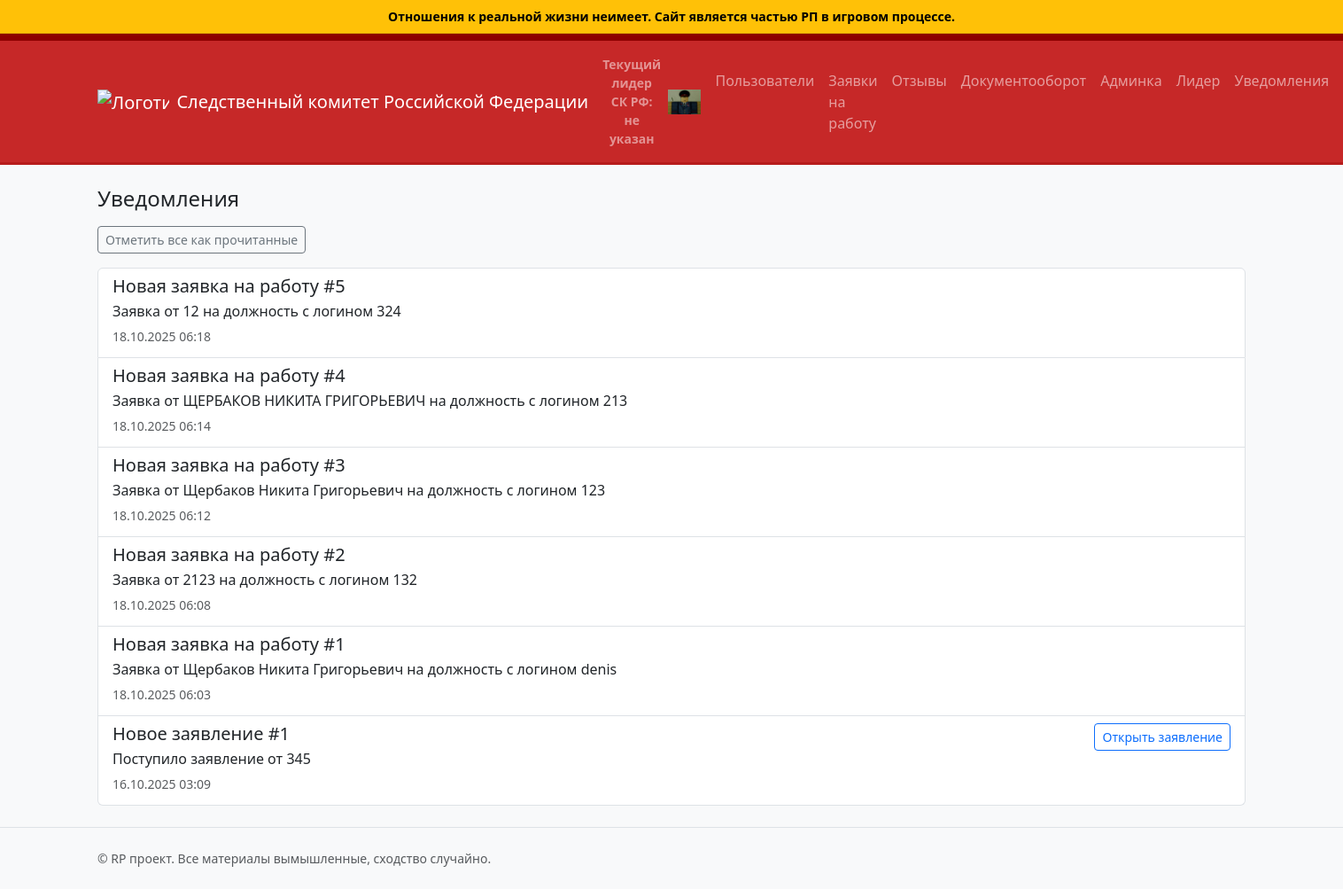
The page /admin/notifications (signed in) on the database as committed earlier.
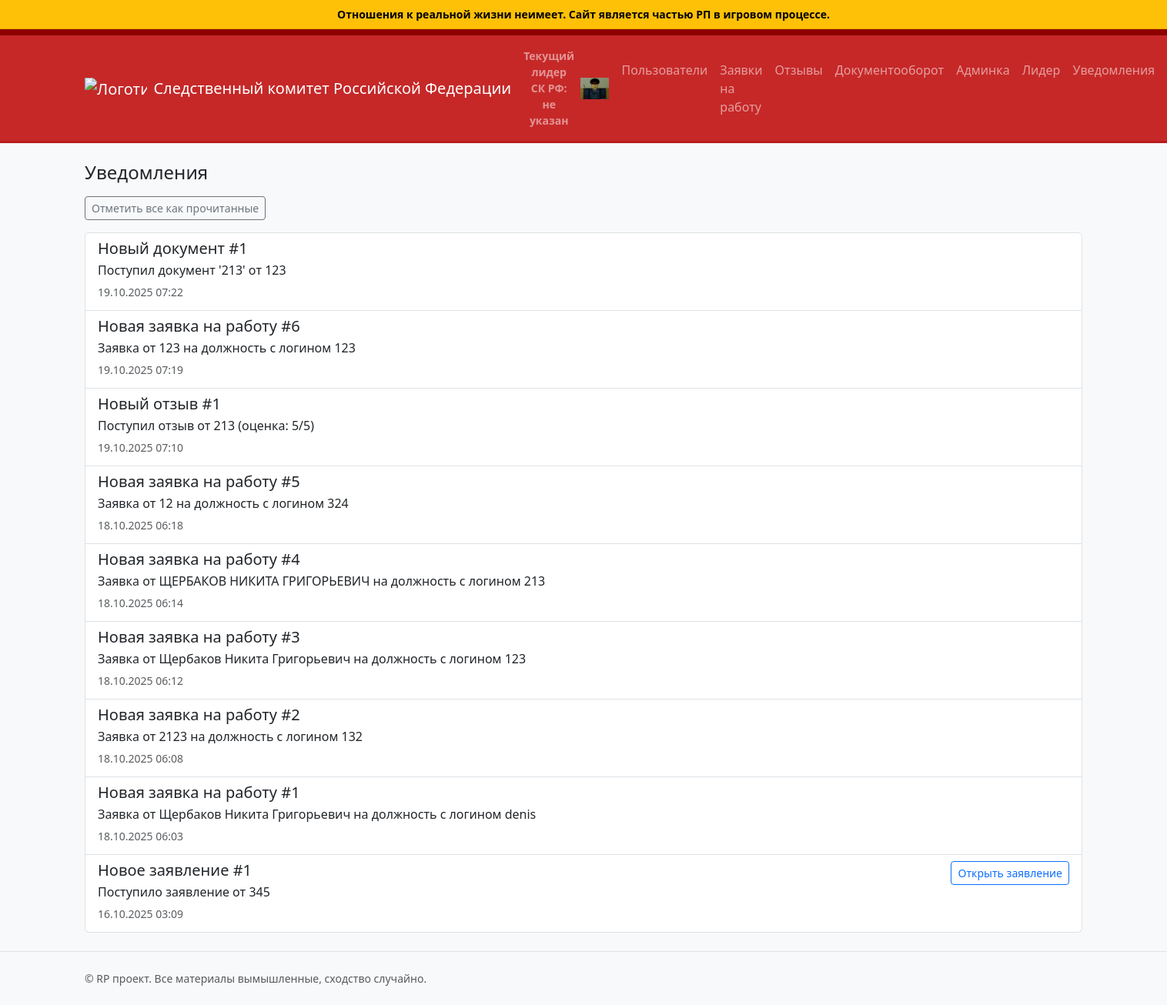
The same page on the database as committed later.
### app.py (models this page shows)
class Notification(db.Model):
	id = db.Column(db.Integer, primary_key=True)
	title = db.Column(db.String(200), nullable=False)
	message = db.Column(db.Text, nullable=False)
	is_read = db.Column(db.Boolean, default=False, nullable=False)
	created_at = db.Column(db.DateTime, default=datetime.utcnow, nullable=False)
	feedback_id = db.Column(db.Integer, nullable=True)  # Link to feedback if applicable

### app.py (the view)
	def wrapper(*args, **kwargs):
		if not session.get('admin_logged_in'):
			flash('Требуется вход в админ-панель', 'warning')
			return redirect(url_for('admin_login', next=request.path))
		return view_func(*args, **kwargs)

### app.py (called while the page is built)
def login_required(view_func):
	def wrapper(*args, **kwargs):
		if not session.get('admin_logged_in'):
			flash('Требуется вход в админ-панель', 'warning')
			return redirect(url_for('admin_login', next=request.path))
		return view_func(*args, **kwargs)
	wrapper.__name__ = view_func.__name__
	return wrapper

### templates/admin/notifications.html (shortened to what this page needs)
{% extends 'base.html' %}
{% block content %}
	<h1 class="h4 mb-3">Уведомления</h1>
	<div class="mb-3">
		<form method="post" action="{{ url_for('mark_all_notifications_read') }}" class="d-inline">
			<button class="btn btn-sm btn-outline-secondary" type="submit">Отметить все как прочитанные</button>
		</form>
	</div>
	<div class="list-group">
		{% for notif in notifications %}
		<div class="list-group-item {% if not notif.is_read %}list-group-item-warning{% endif %}">
			<div class="d-flex w-100 justify-content-between">
				<div class="mb-1">
					<h5 class="mb-1">{{ notif.title }}</h5>
					<p class="mb-1">{{ notif.message }}</p>
					<small class="text-muted">{{ notif.created_at.strftime('%d.%m.%Y %H:%M') }}</small>
				</div>
				<div class="text-end">
					{% if notif.feedback_id %}
					<a class="btn btn-sm btn-outline-primary" href="{{ url_for('admin_feedback_detail', fb_id=notif.feedback_id) }}">Открыть заявление</a>
					{% endif %}
				</div>
			</div>
		</div>
		{% endfor %}
	</div>
{% endblock %}

### templates/base.html (shortened to what this page needs)
<!doctype html>
<html lang="ru">
<head>
	<link href="https://cdn.jsdelivr.net/npm/bootstrap@5.3.3/dist/css/bootstrap.min.css" rel="stylesheet">
	<link href="https://cdn.jsdelivr.net/npm/bootstrap-icons@1.11.3/font/bootstrap-icons.css" rel="stylesheet">
	<link rel="stylesheet" href="{{ url_for('static', filename='styles.css') }}">
</head>
<body>
    <div class="rp-disclaimer text-center py-2 px-3">
		<strong>Отношения к реальной жизни неимеет. Сайт является частью РП в игровом процессе.</strong>
	</div>
    <div class="topline text-center small text-white py-1"></div>
    <nav class="navbar navbar-expand-lg navbar-dark sk-navbar">
		<div class="container">
			<a class="navbar-brand d-flex align-items-center" href="{{ url_for('index') }}">
                <img src="{{ url_for('static', filename='Logo.png') }}" alt="Логотип" class="brand-logo">
                <span>Следственный комитет Российской Федерации</span>
			</a>
			<div class="collapse navbar-collapse" id="navbarsExample">
				<div class="navbar-text text-center flex-grow-1 fw-semibold small text-white-50 d-flex justify-content-center align-items-center gap-2">
                    {% if site and (site.leader_first_name or site.leader_last_name or site.leader_rank or site.leader_position) %}
                    {{ site.leader_rank or '' }} {{ site.leader_last_name or '' }} {{ site.leader_first_name or '' }}{% if site.leader_position %}, {{ site.leader_position }}{% endif %}
					{% else %}
					Текущий лидер СК РФ: не указан
					{% endif %}
					<img src="{{ url_for('static', filename='Logo2.png') }}" alt="Логотип" class="brand-logo">
				</div>
				<ul class="navbar-nav ms-auto">
					{% if session.get('admin_logged_in') %}
					{% if current_user and current_user.role == 'admin' %}
					<li class="nav-item"><a class="nav-link" href="{{ url_for('admin_users_list') }}">Пользователи</a></li>
					<li class="nav-item"><a class="nav-link" href="{{ url_for('admin_job_applications') }}">Заявки на работу</a></li>
					<li class="nav-item"><a class="nav-link" href="{{ url_for('admin_reviews') }}">Отзывы</a></li>
					<li class="nav-item"><a class="nav-link" href="{{ url_for('admin_documents') }}">Документооборот</a></li>
					<li class="nav-item"><a class="nav-link" href="{{ url_for('admin_dashboard') }}">Админка</a></li>
					<li class="nav-item"><a class="nav-link" href="{{ url_for('admin_site_settings') }}">Лидер</a></li>
					{% else %}
					<li class="nav-item"><a class="nav-link" href="{{ url_for('documents') }}">Документооборот</a></li>
					<li class="nav-item"><a class="nav-link" href="{{ url_for('admin_dashboard') }}">Рабочее место</a></li>
					{% endif %}
					<li class="nav-item">
						<a class="nav-link position-relative" href="{{ url_for('admin_notifications') }}">
							Уведомления
						</a>
					</li>
					<li class="nav-item"><a class="nav-link" href="{{ url_for('admin_logout') }}">Выход</a></li>
					{% endif %}
				</ul>
			</div>
		</div>
	</nav>
	<main class="container my-4">
		{% block content %}{% endblock %}
	</main>
	<footer class="bg-light py-4 mt-auto border-top">
		<div class="container text-muted small">
			© RP проект. Все материалы вымышленные, сходство случайно.
		</div>
	</footer>
</body>
</html>

### static/styles.css (style rules this page uses)
.rp-disclaimer { background: #ffc107; color: #000; font-size: 14px; border-bottom: 1px solid rgba(0,0,0,.1); }
body { background-color: #f8f9fa; }
.brand-logo { height: 28px; width: auto; margin-right: 8px; }
.sk-navbar { background-color: #c62828; border-bottom: 3px solid #b71c1c; }
.topline { background-color: #8e0000; }

Rows that differ between the two databases and show on the page:
added Notification: title "Новый документ #1", message "Поступил документ '213' от 123", created_at "19.10.2025 07:22"
added Notification: title "Новая заявка на работу #6", message "Заявка от 123 на должность с логином 123", created_at "19.10.2025 07:19"
added Notification: title "Новый отзыв #1", message "Поступил отзыв от 213 (оценка: 5/5)", created_at "19.10.2025 07:10"
